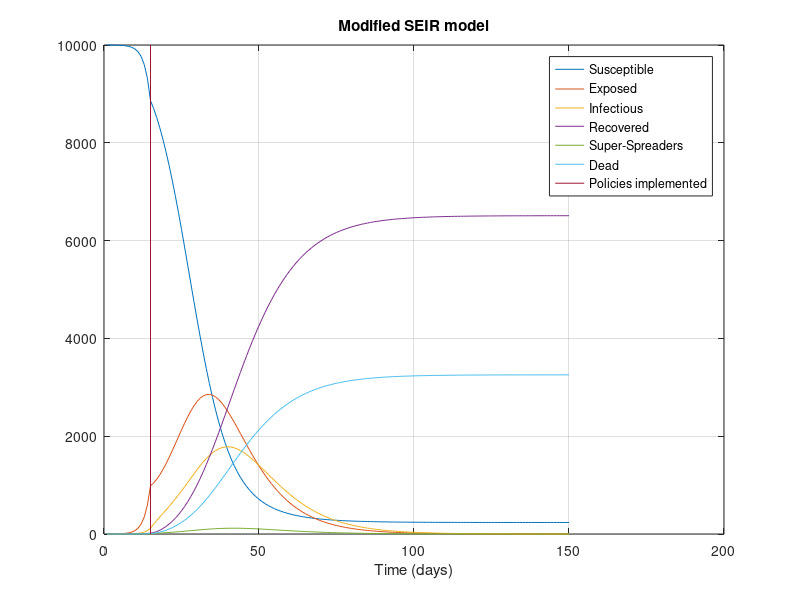

The MATLAB script that drew this image:
%--------------------------------------------------------------------------
%   init
%--------------------------------------------------------------------------
clear;clc;

%--------------------------------------------------------------------------
%   para
%--------------------------------------------------------------------------
N = 10000;                                                                  %Total population
E = 0;                                                                      %Exposed
I = 1;                                                                      %Infectious
S = N - I;                                                                  %Susceptible
R = 0;                                                                      %Recovered
D = 0;                                                                      %Dead
SS = 0;                                                                     %Super-spreaders

r = 20;                                                                     % # contacts :I <-> S
r2 = 20;                                                                    % # contacts :E <-> S
r3 = 50;                                                                    % # contacts :SuSp <-> S
B = 0.03;                                                                   %Probability of infection
B2 = 0.03;                                                                  %Probability of infection: E -> S
B3 = 0.5;                                                                   %Probability of infection: SuSp -> S
a = 0.1;                                                                    %Probability of transmission: E -> I
a2 = 0.1;                                                                   %Probability of transmission: SuSp -> I
y1 = 0.1;                                                                   %Probability of recovery
y2 = 0.05;                                                                  %Probability of death
c = 0.005;                                                                  %Probability of E -> SuSp
policy_flag = 15;


T = 1:150;
for idx = 1:length(T)-1
    if idx >= policy_flag
        r = 5;
        r2 = 5;
        r3 = 5;
    end
    S(idx+1) = S(idx) - r*B*S(idx)*I(idx)/N - r2*B2*S(idx)*E(idx)/N - r3*B3*S(idx)*SS(idx)/N;
    E(idx+1) = E(idx) + r*B*S(idx)*I(idx)/N + r2*B2*S(idx)*E(idx)/N + r3*B3*S(idx)*SS(idx)/N - a*E(idx) - c*E(idx);
    SS(idx+1) = SS(idx) + c*E(idx) - a2*SS(idx);
    I(idx+1) = I(idx) + a*E(idx) + a2*SS(idx) - y1*I(idx) - y2*I(idx);
    R(idx+1) = R(idx) + y1*I(idx);
    D(idx+1) = D(idx) + y2*I(idx);
    
end

plot(T,S,T,E,T,I,T,R,T,SS,T,D);grid on;
hold on
plot([policy_flag policy_flag],[0 10000])
xlabel('Time (days)');%ylabel('counts')
legend('Susceptible','Exposed','Infectious','Recovered','Super-Spreaders','Dead','Policies implemented')
title('Modified SEIR model')